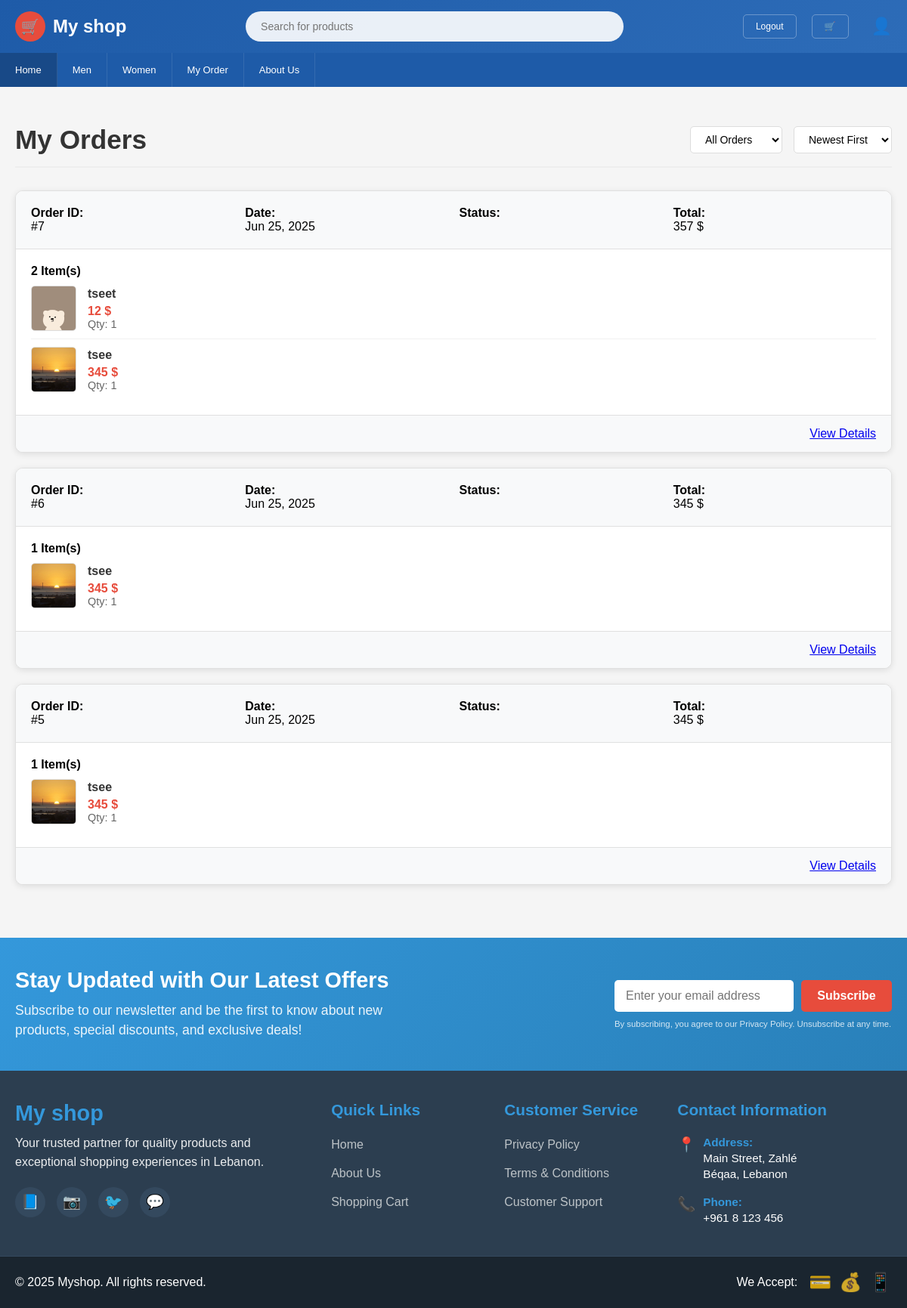
/orders.php (signed in), run on the app's committed database.
### tables this page shows
CREATE TABLE IF NOT EXISTS `categories` (
  `category_id` int NOT NULL AUTO_INCREMENT,
  `name` varchar(50) NOT NULL,
  `image` text NOT NULL,
  `description` text,
  `created_at` timestamp NULL DEFAULT CURRENT_TIMESTAMP,
  PRIMARY KEY (`category_id`)
);

CREATE TABLE IF NOT EXISTS `orders` (
  `order_id` int NOT NULL AUTO_INCREMENT,
  `user_id` int NOT NULL,
  `total_amount` decimal(10,2) NOT NULL,
  `status` enum('pending','processing','shipped','completed','cancelled') DEFAULT 'pending',
  `shipping_address` text NOT NULL,
  `billing_address` text NOT NULL,
  `payment_method` varchar(50) DEFAULT NULL,
  `payment_status` enum('pending','completed','failed','refunded') DEFAULT 'pending',
  `created_at` timestamp NULL DEFAULT CURRENT_TIMESTAMP,
  `updated_at` timestamp NULL DEFAULT CURRENT_TIMESTAMP ON UPDATE CURRENT_TIMESTAMP,
  PRIMARY KEY (`order_id`),
  KEY `user_id` (`user_id`)
);

CREATE TABLE IF NOT EXISTS `order_items` (
  `order_item_id` int NOT NULL AUTO_INCREMENT,
  `order_id` int NOT NULL,
  `product_id` int NOT NULL,
  `quantity` int NOT NULL,
  `price_at_time` decimal(10,2) NOT NULL,
  `created_at` timestamp NULL DEFAULT CURRENT_TIMESTAMP,
  PRIMARY KEY (`order_item_id`),
  KEY `order_id` (`order_id`),
  KEY `product_id` (`product_id`)
);

CREATE TABLE IF NOT EXISTS `products` (
  `product_id` int NOT NULL AUTO_INCREMENT,
  `name` varchar(100) NOT NULL,
  `description` text,
  `price` decimal(10,2) NOT NULL,
  `stock_quantity` int NOT NULL DEFAULT '0',
  `category_id` int DEFAULT NULL,
  `created_at` timestamp NULL DEFAULT CURRENT_TIMESTAMP,
  `images` text,
  `sizes` text NOT NULL,
  PRIMARY KEY (`product_id`),
  KEY `category_id` (`category_id`)
);

### orders.php (the view, shortened to what this page needs)
<?php
include 'header.php';
include 'config.php';
$user_id = isset($_SESSION['user_id']) ? $_SESSION['user_id'] : 0;
$status_filter = $_GET['status'] ?? 'all';
$sort_order = $_GET['sort'] ?? 'desc';
try {
    $query = "
        SELECT o.*, COUNT(oi.order_item_id) AS item_count
        FROM orders o
        LEFT JOIN order_items oi ON o.order_id = oi.order_id
        WHERE o.user_id = ?
    ";
    $params = [$user_id];
    $query .= " GROUP BY o.order_id ORDER BY o.created_at " . ($sort_order === 'asc' ? 'ASC' : 'DESC');
    $stmt = $pdo->prepare($query);
    $stmt->execute($params);
    $orders = $stmt->fetchAll(PDO::FETCH_ASSOC);
    $orderIds = array_column($orders, 'order_id');
    $items = [];
    if (!empty($orderIds)) {
        $in = str_repeat('?,', count($orderIds) - 1) . '?';
        $stmt2 = $pdo->prepare("
            SELECT oi.*, p.name, p.images
            FROM order_items oi
            JOIN products p ON oi.product_id = p.product_id
            WHERE oi.order_id IN ($in)
        ");
        $stmt2->execute($orderIds);
        $results = $stmt2->fetchAll(PDO::FETCH_ASSOC);
        foreach ($results as $item) {
            $items[$item['order_id']][] = $item;
        }
    }
} catch (PDOException $e) {
    $orders = [];
    $items = [];
}
?>
<link rel="stylesheet" href="css/orders.css">
<link rel="stylesheet" href="css/index.css">
<div class="container">
    <div class="orders-container">
        <div class="page-header">
            <h1 class="page-title">My Orders</h1>
            <div class="orders-filter">
                <select class="filter-select" onchange="filterOrders(this.value)">
                    <option value="all" <?= $status_filter === 'all' ? 'selected' : '' ?>>All Orders</option>
                </select>
                <select class="filter-select" onchange="sortOrders(this.value)">
                    <option value="desc" <?= $sort_order === 'desc' ? 'selected' : '' ?>>Newest First</option>
                </select>
            </div>
        </div>
        <?php if (empty($orders)): ?>
            <div class="empty-orders">
                <h3>No Orders Found</h3>
                <p>You haven't placed any orders yet.</p>
                <a href="index.php" class="shop-now-btn">Start Shopping</a>
            </div>
        <?php else: ?>
            <div class="orders-list">
                <?php foreach ($orders as $order): ?>
                    <div class="order-card">
                        <div class="order-header">
                            <div class="order-info-item"><strong>Order ID:</strong> #<?= $order['order_id'] ?></div>
                            <div class="order-info-item"><strong>Date:</strong> <?= date('M j, Y', strtotime($order['created_at'])) ?></div>
                            <div class="order-info-item"><strong>Status:</strong> <?= ucfirst($order['status']) ?></div>
                            <div class="order-info-item"><strong>Total:</strong> <?= number_format($order['total_amount'], 0, '.', ',') ?> $</div>
                        </div>
                        <div class="order-items">
                            <h4><?= $order['item_count'] ?> Item(s)</h4>
                            <?php if (!empty($items[$order['order_id']])): ?>
                             <?php foreach ($items[$order['order_id']] as $item):
    $images = explode(',', $item['images']);
    $rawImage = trim($images[0] ?? '');
    $img = !empty($rawImage) ? 'uploads/' . basename($rawImage) : '';
?>
    <div class="order-item">
        <?php if (!empty($img) && file_exists($img)): ?>
            <img src="<?= htmlspecialchars($img); ?>" alt="<?= htmlspecialchars($item['name']); ?>" class="item-image">
        <?php else: ?>
            <div class="item-image-fallback">📷</div>
        <?php endif; ?>
                                        <div class="item-details">
                                            <div class="item-name"><?= htmlspecialchars($item['name']) ?></div>
                                            <div class="item-price"><?= number_format($item['price_at_time'], 0, '.', ',') ?> $</div>
                                            <div class="item-quantity">Qty: <?= $item['quantity'] ?></div>
                                        </div>
                                    </div>
                                <?php endforeach; ?>
                            <?php else: ?>
                                <p>No items found.</p>
                            <?php endif; ?>
                        </div>
                        <div class="order-actions">
                            <a href="order-details.php?id=<?= $order['order_id'] ?>">View Details</a>
                        </div>
                    </div>
                <?php endforeach; ?>
            </div>
        <?php endif; ?>
    </div>
</div>
<?php include 'footer.php'; ?>

### header.php (shortened to what this page needs)
  <header class="header">
        <div class="header-content">
            <div class="logo">
                <div class="logo-icon">🛒</div>
                <span>My shop</span>
            </div>
           <div class="search-bar">
    <form action="searchresult.php" method="GET">
        <input type="text" name="query" placeholder="Search for products" required>
    </form>
</div>
            <div class="header-right">
           <?php if (isset($_SESSION['user_id'])): ?>
    <a href="logout.php" class="login-btn">Logout</a>
<?php else: ?>
    <a href="login.php" class="login-btn">Login & Register</a>
<?php endif; ?>
               <?php if (isset($_SESSION['user_id'])): ?>
    <div class="cart-btn" onclick="window.location.href='cart.php'">🛒</div>
<?php else: ?>
    <div class="cart-btn" onclick="window.location.href='login.php'">🛒</div>
<?php endif; ?>
<?php if (isset($_SESSION['user_id'])): ?>
    <div class="profile-btn" onclick="window.location.href='profile.php'">👤</div>
<?php else: ?>
    <div class="profile-btn" onclick="window.location.href='login.php'">👤</div>
<?php endif; ?>
            </div>
        </div>
    </header>
    <?php
     include 'config.php';
$category_stmt = $pdo->query("SELECT category_id, name FROM categories ORDER BY name ASC");
$categories = $category_stmt->fetchAll(PDO::FETCH_ASSOC);
?>
  <nav class="navigation">
    <div class="nav-content">
        <a href="index.php" class="nav-item categories">Home</a>
        <?php foreach ($categories as $cat): ?>
            <a href="category.php?id=<?php echo $cat['category_id']; ?>" class="nav-item">
                <?php echo htmlspecialchars($cat['name']); ?>
            </a>
        <?php endforeach; ?>
         <a href="orders.php" class="nav-item ">My Order</a>
        <a href="about.php" class="nav-item ">About Us</a>
    </div>
</nav>

### footer.php (shortened to what this page needs)
<footer class="site-footer">
       <div class="footer-content">
           <div class="newsletter-section">
               <div class="newsletter-container">
                   <div class="newsletter-info">
                       <h3>Stay Updated with Our Latest Offers</h3>
                       <p>Subscribe to our newsletter and be the first to know about new products, special discounts, and exclusive deals!</p>
                   </div>
                   <div class="newsletter-form">
                       <form id="newsletterForm">
                           <div class="form-group">
                               <input type="email" id="newsletterEmail" placeholder="Enter your email address" required>
                               <button type="submit" class="newsletter-btn">
                                   <span class="btn-text">Subscribe</span>
                               </button>
                           </div>
                           <div class="newsletter-privacy">
                               <small>By subscribing, you agree to our Privacy Policy. Unsubscribe at any time.</small>
                           </div>
                       </form>
                   </div>
               </div>
           </div>
           <div class="footer-main">
               <div class="footer-grid">
                   <div class="footer-column">
                       <div class="footer-logo">
                           <h3>My shop</h3>
                           <p>Your trusted partner for quality products and exceptional shopping experiences in Lebanon.</p>
                       </div>
                       <div class="social-links">
                           <a href="#" class="social-link" title="Facebook">📘</a>
                           <a href="#" class="social-link" title="Instagram">📷</a>
                           <a href="#" class="social-link" title="Twitter">🐦</a>
                           <a href="#" class="social-link" title="WhatsApp">💬</a>
                       </div>
                   </div>
                   <div class="footer-column">
                       <h4>Quick Links</h4>
                       <ul class="footer-links">
                           <li><a href="index.php">Home</a></li>
                           <li><a href="about.php">About Us</a></li>
                           <li><a href="cart.php">Shopping Cart</a></li>
                       </ul>
                   </div>
                   <div class="footer-column">
                       <h4>Customer Service</h4>
                       <ul class="footer-links">
                           <li><a href="#">Privacy Policy</a></li>
                           <li><a href="#">Terms & Conditions</a></li>
                           <li><a href="#">Customer Support</a></li>
                       </ul>
                   </div>
                   <div class="footer-column">
                       <h4>Contact Information</h4>
                       <div class="contact-details">
                           <div class="contact-item-footer">
                               <span class="contact-icon-footer">📍</span>
                               <div>
                                   <strong>Address:</strong><br>
                                   Main Street, Zahlé<br>
                                   Béqaa, Lebanon
                               </div>
                           </div>
                           <div class="contact-item-footer">
                               <span class="contact-icon-footer">📞</span>
                               <div>
                                   <strong>Phone:</strong><br>
                                   +961 8 123 456
                               </div>
                           </div>
                       </div>
                   </div>
               </div>
           </div>
           <div class="footer-bottom">
               <div class="footer-bottom-content">
                   <p>&copy; 2025 Myshop. All rights reserved.</p>
                   <div class="payment-methods">
                       <span>We Accept:</span>
                       <div class="payment-icons">
                           <span class="payment-icon">💳</span>
                           <span class="payment-icon">💰</span>
                           <span class="payment-icon">📱</span>
                       </div>
                   </div>
               </div>
           </div>
       </div>
   </footer>

### css/orders.css (style rules this page uses)
.orders-container { max-width: 1200px; margin: 0 auto; padding: 20px; margin-top: 30px; }
.page-header { display: flex; justify-content: space-between; align-items: center; margin-bottom: 30px; padding-bottom: 15px; border-bottom: 2px solid #eee; }
.page-title { font-size: 2.2em; color: #333; margin: 0; }
.orders-filter { display: flex; gap: 15px; align-items: center; }
.filter-select { padding: 8px 15px; border: 1px solid #ddd; border-radius: 5px; font-size: 14px; background: white; cursor: pointer; }
.orders-list { display: flex; flex-direction: column; gap: 20px; }
.order-card { background: white; border: 1px solid #e0e0e0; border-radius: 10px; overflow: hidden; box-shadow: 0 2px 8px rgba(0,0,0,0.1); transition: transform 0.2s ease, box-shadow 0.2s ease; }
.order-header { background: #f8f9fa; padding: 20px; border-bottom: 1px solid #e0e0e0; display: grid; grid-template-columns: repeat(auto-fit, minmax(200px, 1fr)); gap: 15px; }
.order-info-item { display: flex; flex-direction: column; }
.order-items { padding: 20px; }
.order-item { display: flex; align-items: center; gap: 15px; padding: 10px 0; border-bottom: 1px solid #f0f0f0; }
.order-item:last-child { border-bottom: none; }
.item-image { width: 60px; height: 60px; object-fit: cover; border-radius: 5px; border: 1px solid #ddd; }
.item-details { flex: 1; }
.item-name { font-weight: bold; color: #333; margin-bottom: 5px; }
.item-price { color: #e74c3c; font-weight: bold; }
.item-quantity { color: #666; font-size: 0.9em; }
.order-actions { padding: 15px 20px; background: #f8f9fa; border-top: 1px solid #e0e0e0; display: flex; gap: 10px; justify-content: flex-end; }

### header.php (style rules this page uses)
.profile-btn { cursor: pointer; font-size: 22px; margin-left: 10px; display: inline-block; }

### data on the page
categories: name "Men"
categories: name "Women"
orders: order_id "7", created_at "Jun 25, 2025", total_amount "357", item_count "2"
order_items: product.images (picture), product.name "tseet", price_at_time "12", quantity "1"
order_items: product.images (picture), product.name "tsee", price_at_time "345", quantity "1"
orders: order_id "6", created_at "Jun 25, 2025", total_amount "345", item_count "1"
order_items: product.images (picture), product.name "tsee", price_at_time "345", quantity "1"
orders: order_id "5", created_at "Jun 25, 2025", total_amount "345", item_count "1"
order_items: product.images (picture), product.name "tsee", price_at_time "345", quantity "1"
